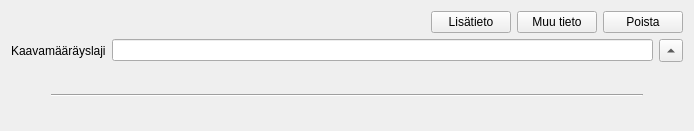
<?xml version="1.0" encoding="UTF-8"?>
<ui version="4.0">
 <class>Form</class>
 <widget class="QWidget" name="Form">
  <property name="geometry">
   <rect>
    <x>0</x>
    <y>0</y>
    <width>694</width>
    <height>131</height>
   </rect>
  </property>
  <property name="sizePolicy">
   <sizepolicy hsizetype="Preferred" vsizetype="Maximum">
    <horstretch>0</horstretch>
    <verstretch>0</verstretch>
   </sizepolicy>
  </property>
  <property name="windowTitle">
   <string>Form</string>
  </property>
  <property name="styleSheet">
   <string notr="true"/>
  </property>
  <layout class="QVBoxLayout" name="verticalLayout">
   <item>
    <layout class="QHBoxLayout" name="horizontalLayout_2">
     <item>
      <spacer name="horizontalSpacer">
       <property name="orientation">
        <enum>Qt::Horizontal</enum>
       </property>
       <property name="sizeHint" stdset="0">
        <size>
         <width>40</width>
         <height>20</height>
        </size>
       </property>
      </spacer>
     </item>
     <item>
      <widget class="QPushButton" name="add_additional_information_btn">
       <property name="text">
        <string>Lisätieto</string>
       </property>
      </widget>
     </item>
     <item>
      <widget class="QPushButton" name="add_field_btn">
       <property name="text">
        <string>Muu tieto</string>
       </property>
      </widget>
     </item>
     <item>
      <widget class="QPushButton" name="del_btn">
       <property name="sizePolicy">
        <sizepolicy hsizetype="Preferred" vsizetype="Fixed">
         <horstretch>0</horstretch>
         <verstretch>0</verstretch>
        </sizepolicy>
       </property>
       <property name="maximumSize">
        <size>
         <width>16777215</width>
         <height>16777215</height>
        </size>
       </property>
       <property name="text">
        <string>Poista</string>
       </property>
      </widget>
     </item>
    </layout>
   </item>
   <item>
    <layout class="QFormLayout" name="form_layout">
     <item row="0" column="0">
      <widget class="QLabel" name="label_4">
       <property name="text">
        <string>Kaavamääräyslaji</string>
       </property>
      </widget>
     </item>
     <item row="0" column="1">
      <layout class="QHBoxLayout" name="horizontalLayout">
       <item>
        <widget class="QLineEdit" name="plan_regulation_name"/>
       </item>
       <item>
        <widget class="QToolButton" name="expand_hide_btn">
         <property name="text">
          <string>Laajenna</string>
         </property>
         <property name="autoRaise">
          <bool>false</bool>
         </property>
         <property name="arrowType">
          <enum>Qt::UpArrow</enum>
         </property>
        </widget>
       </item>
      </layout>
     </item>
    </layout>
   </item>
   <item>
    <layout class="QVBoxLayout" name="spacer_layout">
     <item>
      <layout class="QHBoxLayout" name="horizontalLayout_4">
       <item>
        <spacer name="horizontalSpacer_4">
         <property name="orientation">
          <enum>Qt::Horizontal</enum>
         </property>
         <property name="sizeType">
          <enum>QSizePolicy::Fixed</enum>
         </property>
         <property name="sizeHint" stdset="0">
          <size>
           <width>40</width>
           <height>20</height>
          </size>
         </property>
        </spacer>
       </item>
       <item>
        <widget class="Line" name="line">
         <property name="minimumSize">
          <size>
           <width>0</width>
           <height>20</height>
          </size>
         </property>
         <property name="orientation">
          <enum>Qt::Horizontal</enum>
         </property>
        </widget>
       </item>
       <item>
        <spacer name="horizontalSpacer_5">
         <property name="orientation">
          <enum>Qt::Horizontal</enum>
         </property>
         <property name="sizeType">
          <enum>QSizePolicy::Fixed</enum>
         </property>
         <property name="sizeHint" stdset="0">
          <size>
           <width>40</width>
           <height>20</height>
          </size>
         </property>
        </spacer>
       </item>
      </layout>
     </item>
     <item>
      <spacer name="verticalSpacer">
       <property name="orientation">
        <enum>Qt::Vertical</enum>
       </property>
       <property name="sizeType">
        <enum>QSizePolicy::Fixed</enum>
       </property>
       <property name="sizeHint" stdset="0">
        <size>
         <width>20</width>
         <height>15</height>
        </size>
       </property>
      </spacer>
     </item>
    </layout>
   </item>
  </layout>
 </widget>
 <resources/>
 <connections/>
</ui>
